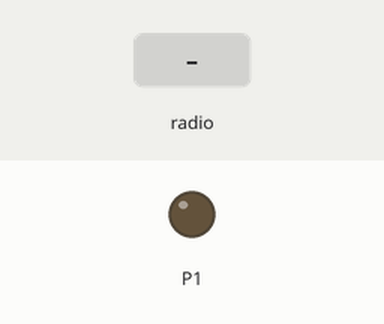
Recording of a program running on a simulated BBC micro:bit running MicroPython. Shown: output pins drawn as LEDs (lit = HIGH). Inputs (shaded band) come from the test bench.

Above: at 1.2 s.
1.3 s: radio message "led_on" arrives
At 2.5 s:
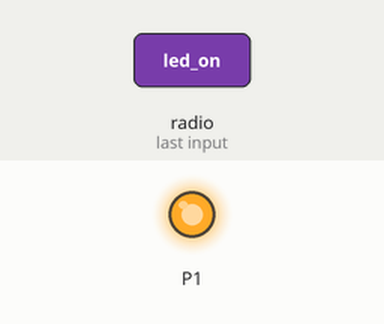
Timing chart, 0 to 4.3 s (numbered marks = the images above; inputs shaded):
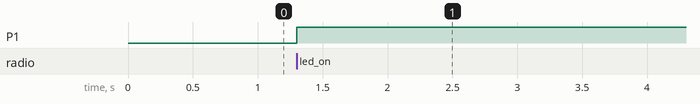

The program:

light-radio_reciever_program-main.py
```python
from microbit import *
import radio
radio.on()
while True:
    message=radio.receive()
    #print(message)
    if message is not None:
        if message == "led_on":
            pin1.write_digital(1)
```

Measured:
- after the input at 1.3 s, P1: LOW → HIGH at once
